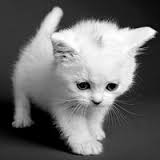
%> input picture test/cat.jpg, 160 x 160 px
$ octave admm_bs.m   (GNU Octave 9; MATLAB toolbox functions it lacks are replaced by stand-ins)
%> lines starting %> are read from the running program, lines starting %| are printed output that depends on the picture

clear all; close all;

nh = 50;      % image height
nw = 50;		 % image width
mh = 6*nh;     % measurement height
mw = 6*nw;		 % measurement width

image_file = 'cat.jpg';
X0 = imresize(im2double(rgb2gray(imread(image_file))), [nh, nw]);
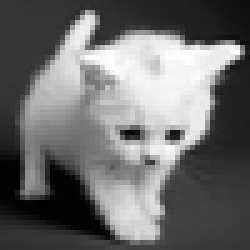
%> X0: size 50x50 double (shown 5 times larger); min -0.0108, max 0.996, mean 0.42; drawn with min black and max white
X0 = X0/norm(X0, 'fro');

Y  = abs(fft2(X0,mh,mw)); %abs(F'*x0*conj(G));
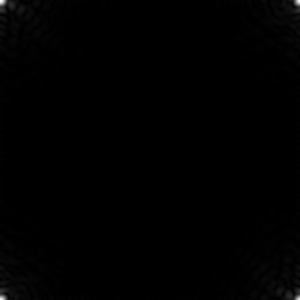
%> Y: size 300x300 double; min 0.000359, max 40.24, mean 0.2; drawn with min black and max white

bsh  = 8; 			% beam stop height
bsw  = 8; 			% beam stop width

rmv_start_h = floor(mh/2) - floor(bsh/2);
rmv_end_h = floor(mh/2) - floor(bsh/2) + bsh -1;
rmv_start_w = floor(mw/2) - floor(bsw/2);
rmv_end_w = floor(mw/2) - floor(bsw/2) + bsw -1;

on_mask = ones(mh, mw);
on_mask(rmv_start_h:rmv_end_h, rmv_start_w:rmv_end_w) = 0;

% try to initialize with the right magnitude with random phases
%Z = randn(m1, m2); %initialization for Z and W
W = ifft2(Y.*on_mask);
Z = rand(mh, mw);
lambda = randn(mh, mw);

eq_gap = @(Z, W) norm(Z - W, 'fro');

Ps = @(z) [z(1:nh, 1:nw), zeros(nh, mw-nw);  zeros(mh-nh, mw)];

Pm = @(z)    ifft2(Y.*ifftshift(fftshift(exp(1i*angle(fft2(z)))).*on_mask) + ifftshift(fftshift(fft2(z)).*(1-on_mask)));

% Pm = @(z)  ifft2(Y.*exp(1i*angle(fft2(z)) ) );

GAP_TOL = 1e-7;
rho = 20;         % this might need to be tuned larger to see convergence
iter = 1;

%> (the run ends here)
